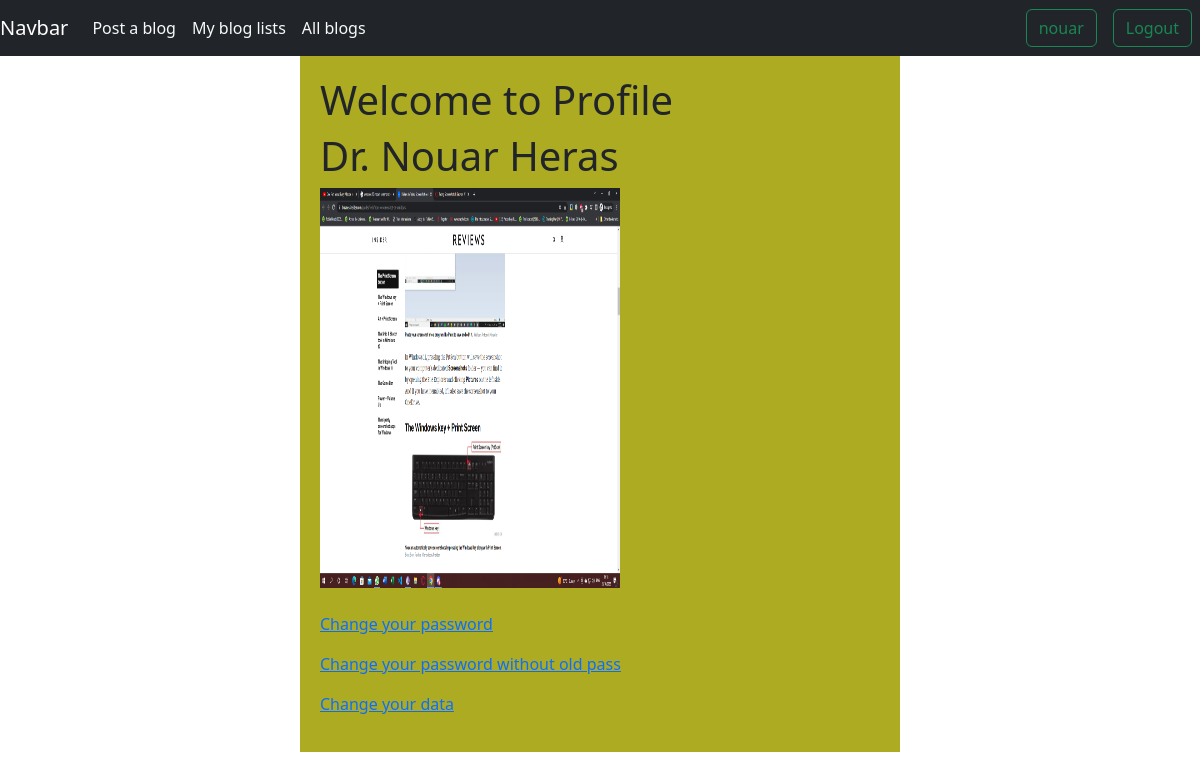
Page /profile/ (signed in) on the committed database.
### users/models.py (models this page shows)
class UserProfile(AbstractUser):
    username =models.CharField(max_length=255, unique=True, primary_key=True)
    email =models.EmailField(unique=True)
    profile_picture =models.ImageField(upload_to='profile_pictures/')
    address_line1 =models.CharField(max_length=100)
    city =models.CharField(max_length=100)
    state =models.CharField(max_length=100)
    pincode =models.CharField(max_length=10)
    title =models.CharField(max_length=10)
    USERNAME_FIELD = 'email'
    REQUIRED_FIELDS = []
    objects = UserManager()

### users/views.py (the view)
# urls.py: path('profile/',views.profile,name='profile'),
def profile(request):
    if request.user.is_authenticated:
        return render(request,'profile.html',{'user':request.user})
    else:
        return redirect('login')

### users/templates/profile.html (shortened to what this page needs)
{% extends 'base.html' %}
{% load static %}
{% block body %}
<div class="content-container" style="background-color: rgb(173, 171, 33);">
    <h1>Welcome to Profile</h1>
    <h1>{{ user.title }} {{ user.first_name }} {{ user.last_name }}</h1>
    {% if user.profile_picture %}
        <img src="{{ user.profile_picture.url }}" alt="Profile Picture" width="300px" height="400px">
    {% else %}
        <img src="{% static 'path/to/default-profile-picture.png' %}" alt="Profile Picture">
    {% endif %}
    <br><br>
    <p><a href="{% url 'pass_change' %}">Change your password</a></p>
    <p><a href="{% url 'pass_change2' %}">Change your password without old pass</a></p>
    <p><a href="{% url 'change_data' %}">Change your data</a></p>
</div>
{% endblock %}

### users/templates/base.html (shortened to what this page needs)
<!doctype html>
<html lang="en">
  <head>
    <link
      href="https://cdn.jsdelivr.net/npm/bootstrap@5.3.2/dist/css/bootstrap.min.css"
      rel="stylesheet"
>
  </head>
  <body>
    <nav class="navbar navbar-expand-lg navbar-light bg-dark justify-content-between">
      <a class="navbar-brand text-white">Navbar</a>
      <div class="collapse navbar-collapse" id="navbarSupportedContent">
          <ul class="navbar-nav mr-auto">
              {% if user.is_staff %}
              <li class="nav-item active">
                <a class="nav-link text-light" href="{% url 'create_blog' %}">Post a blog</a>
            </li>
              <li class="nav-item">
                  <a class="nav-link text-light" href="{% url 'my_blogs' %}">My blog lists</a>
              </li>
              {% endif %}
              {% if user.is_authenticated %}
              <li class="nav-item dropdown">
                  <a class="nav-link text-light" href="{% url 'blog_list' %}">All blogs</a>
              </li>
          </ul>
          {% endif %}
      </div>
      <div class="d-flex">
          {% if user.is_authenticated %}
          <a href="{% url 'profile' %}" class="btn btn-outline-success mx-2">{{ user.username }}</a>
          <a href="{% url 'logout' %}" class="btn btn-outline-success mx-2">Logout</a>
          {% else %}
          <a href="{% url 'signup' %}" class="btn btn-outline-success mx-2">Signup</a>
          <a href="{% url 'login' %}" class="btn btn-outline-success mx-2">Login</a>
          {% endif %}
      </div>
  </nav>
    {% block body %}{% endblock %}
  </body>
</html>

### rows in the picture
UserProfile: username "nouar", title "Dr.", first_name "Nouar", last_name "Heras", profile_picture (picture)
